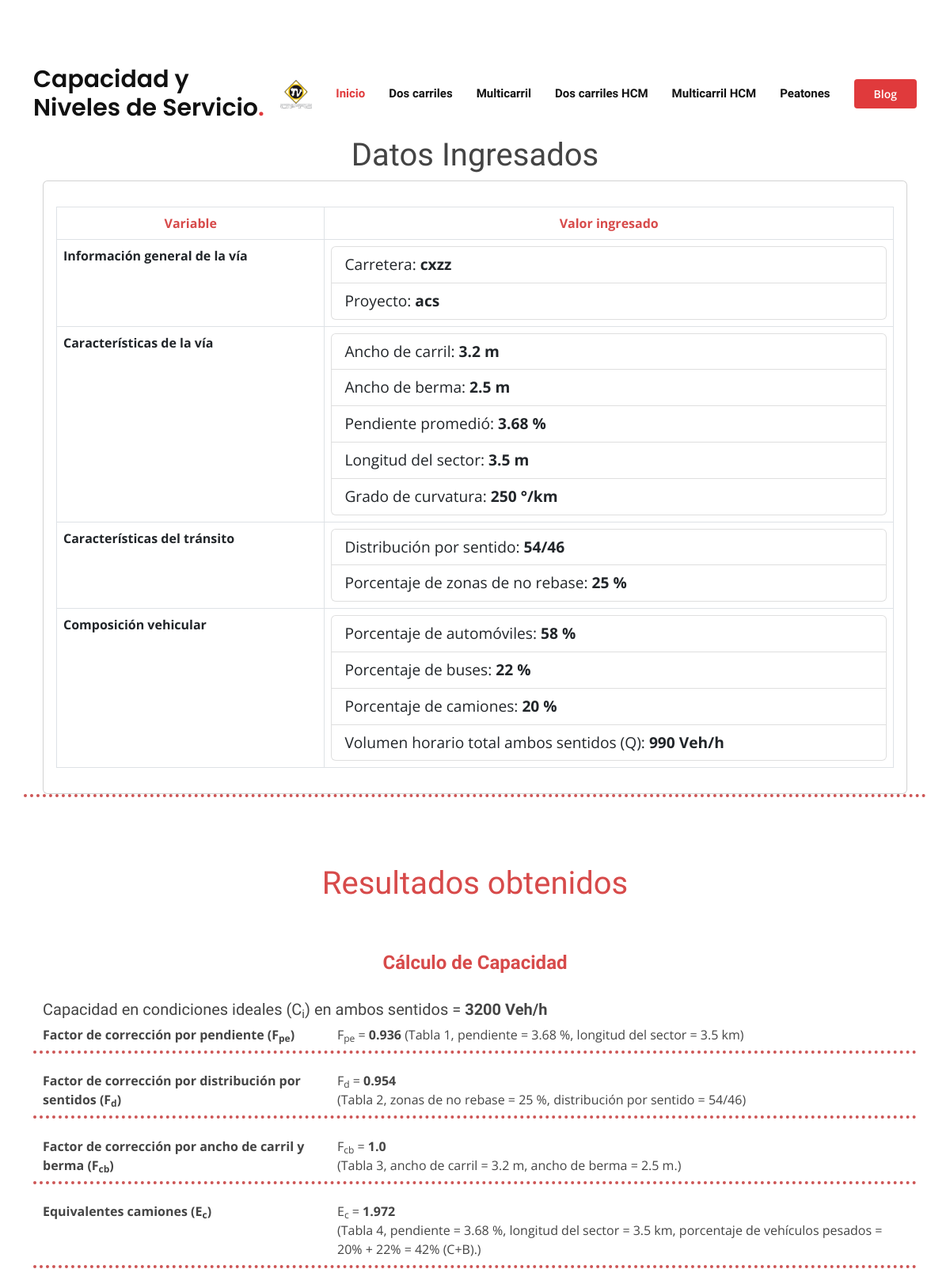
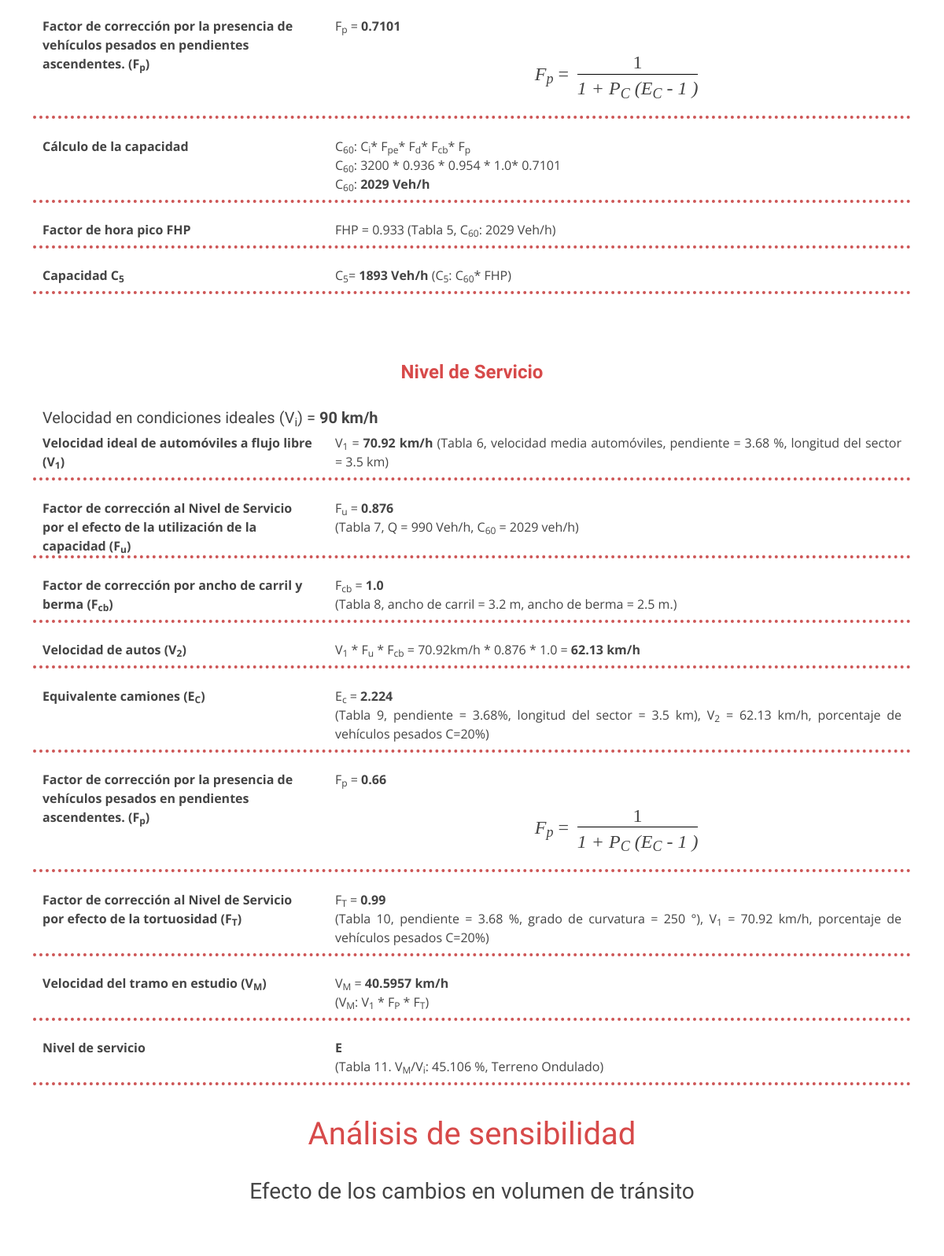
The page /resultado (upper part) on the database as committed earlier (2 pictures, top to bottom).
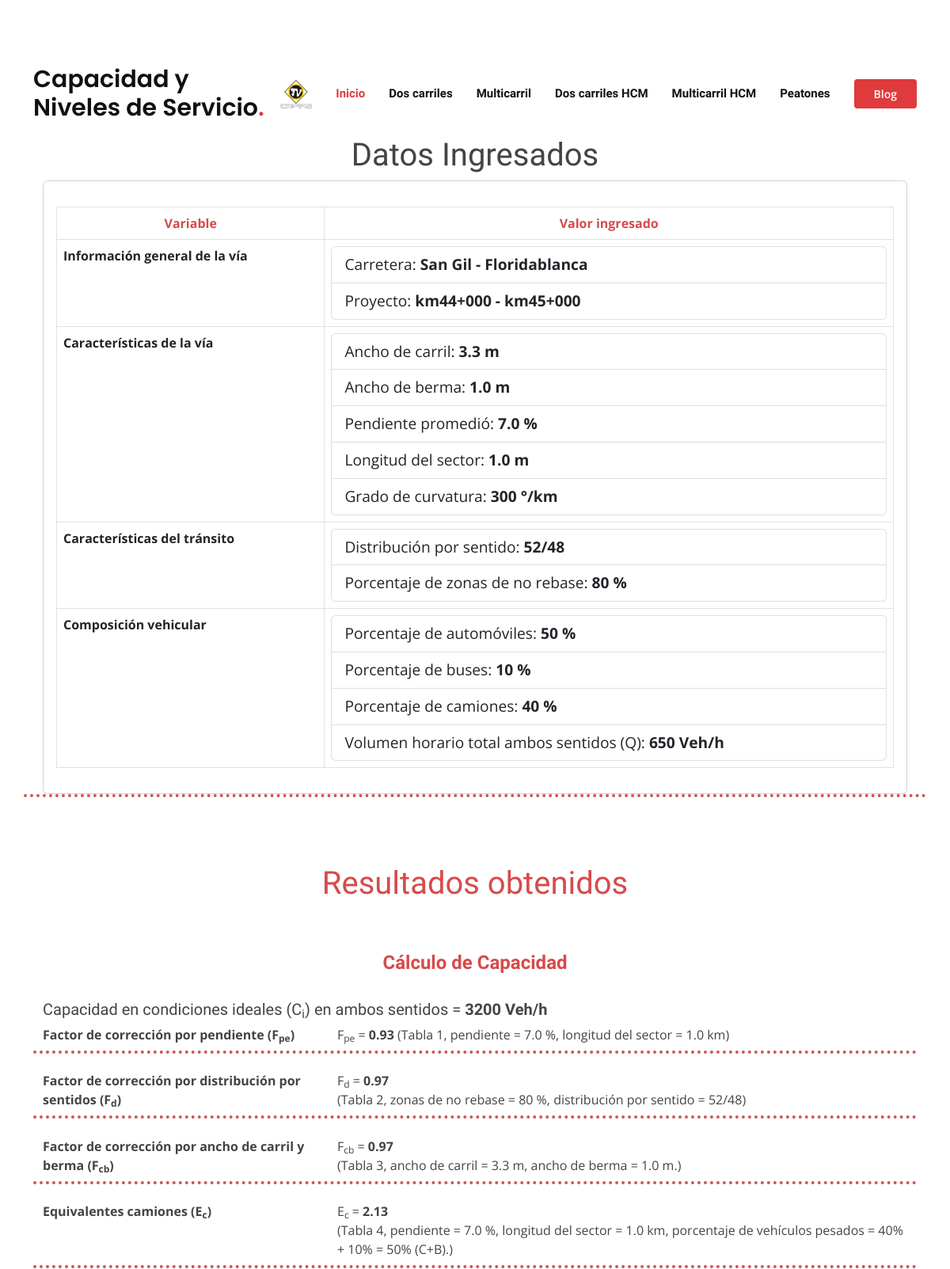
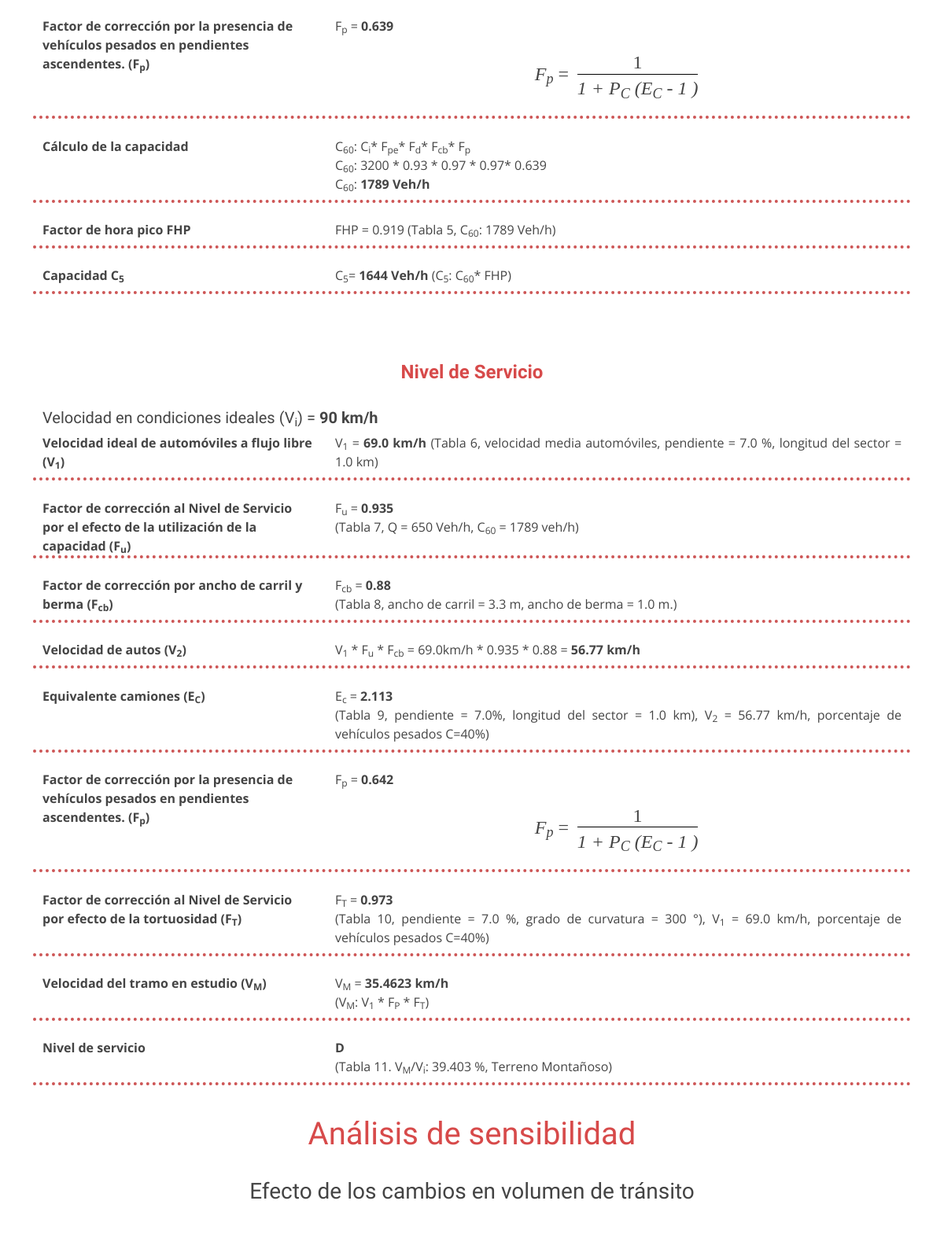
The same page on the database as committed later (2 pictures, top to bottom).
### main.py (models this page shows)
class Resultado(db.Model):
    id = db.Column(db.Integer, primary_key=True)
    Fpe = db.Column(db.Float, nullable=False)
    Fd = db.Column(db.Float, nullable=False)
    Fcb = db.Column(db.Float, nullable=False)
    Ec = db.Column(db.Float, nullable=False)
    Fp = db.Column(db.Float, nullable=False)
    cap_60 = db.Column(db.Integer, nullable=False)
    cap_5 = db.Column(db.Integer, nullable=False)
    FHP = db.Column(db.Float, nullable=False)
    v1 = db.Column(db.Float, nullable=False)
    Fu = db.Column(db.Float, nullable=False)
    Fcb1 = db.Column(db.Float, nullable=False)
    v2 = db.Column(db.Float, nullable=False)
    Ec_vel = db.Column(db.Float, nullable=False)
    Fp_vel = db.Column(db.Float, nullable=False)
    Ft = db.Column(db.Float, nullable=False)
    vM = db.Column(db.Float, nullable=False)
    Vi = db.Column(db.Integer, nullable=False)
    Final = db.Column(db.Integer, nullable=False)
    carretera = db.Column(db.String(200), nullable = False)
    proyecto = db.Column(db.String(200), nullable = False)
    a_carril = db.Column(db.Float, nullable=False)
    a_berma = db.Column(db.Float, nullable=False)
    p_promedio = db.Column(db.Float, nullable=False)
    l_sector = db.Column(db.Float, nullable=False)
    curvatura = db.Column(db.Integer, nullable=False)
    d_sentido = db.Column(db.Integer, nullable=False)
    d_sentido1 = db.Column(db.Integer, nullable=False)
    p_no_rebase = db.Column(db.Integer, nullable=False)
    p_automoviles = db.Column(db.Integer, nullable=False)
    p_buses = db.Column(db.Integer, nullable=False)
    p_camiones = db.Column(db.Integer, nullable=False)
    vol_cap = db.Column(db.Integer, nullable=False)
    terreno = db.Column(db.String(200), nullable = False)

### main.py (the view)
@app.route("/resultado", methods=["GET","POST"])
def resultado():
    id = len(db.session.query(Resultado).all())
    registro = Resultado.query.get(id)
    return render_template('resultados_2_carriles.html',datos=registro)

### templates/resultados_2_carriles.html (shortened to what this page needs)
<!DOCTYPE html>
<html lang="en">
<head>
  <link href="../static/assets/vendor/aos/aos.css" rel="stylesheet">
  <link href="../static/assets/vendor/bootstrap/css/bootstrap.min.css" rel="stylesheet">
  <link href="../static/assets/vendor/bootstrap-icons/bootstrap-icons.css" rel="stylesheet">
  <link href="../static/assets/vendor/boxicons/css/boxicons.min.css" rel="stylesheet">
  <link href="../static/assets/vendor/glightbox/css/glightbox.min.css" rel="stylesheet">
  <link href="../static/assets/vendor/remixicon/remixicon.css" rel="stylesheet">
  <link href="../static/assets/vendor/swiper/swiper-bundle.min.css" rel="stylesheet">
  <link href="../static/assets/css/style.css" rel="stylesheet">
</head>
<body>
  {% import "bootstrap/wtf.html" as wtf %}
  {% include "header.html" %}
    <br>
    <br>
    <section class="inner-page datos" style="background-color:white">
      <div class="container">
        <div class="row">
            <div class="col-lg-12 col-md-12 col-sm-12">
              <div class="container">
              <h1 style="text-align:center ;">Datos Ingresados</h1>
              <div class="card" >
                <div class="card-body">
                  <p class="card-text">
                    <table class="table table-bordered">
                      <thead class="thead-dark">
                        <tr>
                          <th scope="col" style="text-align:center;color:rgb(215, 74, 74) ;">Variable</th>
                          <th scope="col"style="text-align:center;color:rgb(215, 74, 74) ;">Valor ingresado</th>
                        </tr>
                      </thead>
                      <tbody>
                        <tr>
                          <th scope="row">Información general de la vía</th>
                          <td><ul class="list-group">
                            <li class="list-group-item">Carretera: <b>{{datos.carretera}}</b> </li>
                            <li class="list-group-item">Proyecto: <b>{{datos.proyecto}}</b></li>
                          </ul></td>
                        </tr>
                        <tr>
                          <th scope="row">Características de la vía</th>
                          <td><ul class="list-group">
                            <li class="list-group-item">Ancho de carril: <b>{{datos.a_carril}} m</b></li>
                            <li class="list-group-item">Ancho de berma: <b>{{datos.a_berma}} m</b> </li>
                            <li class="list-group-item">Pendiente promedió: <b>{{datos.p_promedio}} %</b> </li>
                            <li class="list-group-item">Longitud del sector: <b>{{datos.l_sector}} m</b></li>
                            <li class="list-group-item">Grado de curvatura: <b>{{datos.curvatura}} °/km</b></li>
                          </ul></td>
                        </tr>
                        <tr>
                          <th scope="row">Características del tránsito</th>
                          <td><ul class="list-group">
                            <li class="list-group-item">Distribución por sentido: <b>{{datos.d_sentido}}/{{datos.d_sentido1}}</b></li>
                            <li class="list-group-item">Porcentaje de zonas de no rebase: <b>{{datos.p_no_rebase}} %</b> </li>
                          </ul></td>
                        </tr>
                        <tr>
                          <th scope="row">Composición vehicular</th>
                          <td><ul class="list-group">
                            <li class="list-group-item">Porcentaje de automóviles: <b>{{datos.p_automoviles}} %</b></li>
                            <li class="list-group-item">Porcentaje de buses: <b>{{datos.p_buses}} %</b> </li>
                            <li class="list-group-item">Porcentaje de camiones: <b>{{datos.p_camiones}} %</b> </li>
                            <li class="list-group-item">Volumen horario total ambos sentidos (Q): <b>{{datos.vol_cap}} Veh/h</b> </li>
                          </ul></td>
                        </tr>
                      </tbody>
                    </table>
                  </p>
                </div>
              </div>
            </div>
          </div>
            <br>
            <br>
            <hr>
    </section>
    <section id="resultados" class="datos">
      <div class="container">
        <div class="row">
          <div class="col-lg-12 col-md-12 col-sm-12">
            <h1 class="subtitulos pasos">Resultados obtenidos</h1>
            <div class="container">
            <h4 class="pasos"><b>Cálculo de Capacidad</b></h4>
            <h5 class="text-general">Capacidad en condiciones ideales (C<sub>i</sub>) en ambos sentidos = <b>3200 Veh/h</b></h5><brZ
            <dl class="row">
              <dt class="col-sm-4">Factor de corrección por pendiente (F<sub>pe</sub>)</dt>
              <dd class="col-sm-8">F<sub>pe</sub> = <b>{{datos.Fpe}}</b>   (Tabla 1, pendiente = {{datos.p_promedio}} %, longitud del sector = {{datos.l_sector}} km)</dd>
              <hr>
              <dt class="col-sm-4">Factor de corrección por distribución por sentidos (F<sub>d</sub>)</dt>
              <dd class="col-sm-8">F<sub>d</sub> = <b>{{datos.Fd}}</b><br>(Tabla 2, zonas de no rebase = {{datos.p_no_rebase}} %, distribución por sentido = {{datos.d_sentido}}/{{datos.d_sentido1}})</dd>
              <hr>
              <dt class="col-sm-4">Factor de corrección por ancho de carril y berma (F<sub>cb</sub>)</dt>
              <dd class="col-sm-8">F<sub>cb</sub> = <b>{{datos.Fcb}}</b><br>(Tabla 3, ancho de carril = {{datos.a_carril}} m, ancho de berma = {{datos.a_berma}} m.)</dd>
              <hr>
              <dt class="col-sm-4">Equivalentes camiones (E<sub>c</sub>)</dt>
              <dd class="col-sm-8">E<sub>c</sub> = <b>{{datos.Ec}}</b><br>(Tabla 4, pendiente = {{datos.p_promedio}} %, longitud del sector = {{datos.l_sector}} km, porcentaje de vehículos pesados = {{datos.p_camiones}}% + {{datos.p_buses}}%  = {{datos.p_camiones + datos.p_buses}}% (C+B).)</dd>
              <hr>
              <dt class="col-sm-4">Factor de corrección por la presencia de vehículos pesados en pendientes ascendentes. (F<sub>p</sub>)</dt>
              <dd class="col-sm-8">F<sub>p</sub> = <b>{{datos.Fp}}</b> <br>
                <h4 class="formulas">
                  <div class="eq-c">
                    <i>F<sub>p</sub></i> =
                    <div class="fraction">
                      <span class="fup">1</span>
                    <span class="fdn"><i>1 + P<sub>C</sub> (E<sub>C</sub> - 1 )</i></span>
                    </div>
                  </div>
                </h4></dd>
              <hr>
              <dt class="col-sm-4">Cálculo de la capacidad</dt>
              <dd class="col-sm-8">C<sub>60</sub>: C<sub>i</sub>* F<sub>pe</sub>* F<sub>d</sub>* F<sub>cb</sub>* F<sub>p</sub> <br>
                C<sub>60</sub>: 3200 * {{datos.Fpe}} * {{datos.Fd}} * {{datos.Fcb}}* {{datos.Fp}}<br>
                C<sub>60</sub>:  <b>{{datos.cap_60}} Veh/h</b></dd>
              <hr>
              <dt class="col-sm-4">Factor de hora pico FHP</dt>
              <dd class="col-sm-8 text-general">FHP = {{datos.FHP}} (Tabla 5, C<sub>60</sub>: {{datos.cap_60}} Veh/h)<br></dd>
              <hr>
              <dt class="col-sm-4">Capacidad C<sub>5</sub></dt>
              <dd class="col-sm-8 text-general">C<sub>5</sub>= <b>{{datos.cap_5}} Veh/h</b> (C<sub>5</sub>: C<sub>60</sub>* FHP)</dd>
              <hr>
            </div>
          </div>
          <div class="col-lg-12 col-md-12 col-sm-12">
            <div class="container">
            <h4 class="pasos"><b>Nivel de Servicio</b></h4>
            <h5 class="text-general">Velocidad en condiciones ideales (V<sub>i</sub>)  = <b>90 km/h</b></h5>
            <dl class="row">
              <dt class="col-sm-4">Velocidad ideal de automóviles a flujo libre (V<sub>1</sub>)</dt>
              <dd class="col-sm-8 text-general">V<sub>1</sub> = <b>{{datos.v1}} km/h</b>   (Tabla 6,  velocidad media automóviles, pendiente = {{datos.p_promedio}} %, longitud del sector = {{datos.l_sector}} km)</dd>
              <hr>
              <dt class="col-sm-4">Factor de corrección al Nivel de Servicio por el efecto de la utilización de la capacidad (F<sub>u</sub>)</dt>
              <dd class="col-sm-8 text-general">F<sub>u</sub> = <b>{{datos.Fu}}</b><br>(Tabla 7, Q = {{datos.vol_cap}} Veh/h, C<sub>60</sub> = {{datos.cap_60}} veh/h)</dd>
              <hr>
              <dt class="col-sm-4">Factor de corrección por ancho de carril y berma (F<sub>cb</sub>)</dt>
              <dd class="col-sm-8 text-general">F<sub>cb</sub> = <b>{{datos.Fcb1}}</b><br>(Tabla 8, ancho de carril = {{datos.a_carril}} m, ancho de berma = {{datos.a_berma}} m.)</dd>
              <hr>
              <dt class="col-sm-4">Velocidad de autos (V<sub>2</sub>)</dt>
              <dd class="col-sm-8 text-general"> V<sub>1</sub> * F<sub>u</sub> * F<sub>cb</sub> = {{datos.v1}}km/h * {{datos.Fu}} * {{datos.Fcb1}} = <b>{{datos.v2}} km/h</b></dd>
              <hr>
              <dt class="col-sm-4">Equivalente camiones (E<sub>C</sub>)</dt>
              <dd class="col-sm-8 text-general">E<sub>c</sub> = <b>{{datos.Ec_vel}}</b> <br>(Tabla 9, pendiente = {{datos.p_promedio}}%, longitud del sector = {{datos.l_sector}} km), V<sub>2</sub> = {{datos.v2}} km/h, porcentaje de vehículos pesados C={{datos.p_camiones}}%)</dd>
              <hr>
              <dt class="col-sm-4">Factor de corrección por la presencia de vehículos pesados en pendientes ascendentes. (F<sub>p</sub>)</dt>
              <dd class="col-sm-8">F<sub>p</sub> = <b>{{datos.Fp_vel}}</b> <br> <h4 class="formulas">
                  <div class="eq-c">
                    <i>F<sub>p</sub></i> =
                    <div class="fraction">
                      <span class="fup">1</span>
                    <span class="fdn"><i>1 + P<sub>C</sub> (E<sub>C</sub> - 1 )</i></span>
                    </div>
                  </div>
                </h4></dd>
              <hr>
              <dt class="col-sm-4">Factor de corrección al Nivel de Servicio por efecto de la tortuosidad (F<sub>T</sub>)</dt>
              <dd class="col-sm-8 text-general">F<sub>T</sub> = <b>{{datos.Ft}}</b> <br>(Tabla 10, pendiente = {{datos.p_promedio}} %, grado de curvatura = {{datos.curvatura}} °), V<sub>1</sub> = {{datos.v1}} km/h, porcentaje de vehículos pesados C={{datos.p_camiones}}%)</dd>
              <hr>
              <dt class="col-sm-4">Velocidad del tramo en estudio (V<sub>M</sub>)</dt>
              <dd class="col-sm-8 text-general">V<sub>M</sub> = <b>{{datos.vM}} km/h</b> <br>(V<sub>M</sub>: V<sub>1</sub> * F<sub>P</sub> * F<sub>T</sub>)</dd>
              <hr>
              <dt class="col-sm-4">Nivel de servicio</dt>
              <dd class="col-sm-8 text-general"><b>{{datos.Final}}</b><br>(Tabla 11. V<sub>M</sub>/V<sub>i</sub>: {{datos.Vi}} %, {{datos.terreno}})</dd>
              <hr>
            </dl>
            </div>
          </div>
        </div>
        <h1 class="subtitulos pasos">Análisis de sensibilidad</h1>
        <div class="row">
          <h3 class="subtitulos">Efecto de los cambios en volumen de tránsito</h3>
          <div class="col-lg-12">
            <div class="container" style="text-align: center;">
            </div>
          </div>
        </div>
      </div>
    </section>
  {% include "footer.html" %}
</body>
</html>

### templates/header.html (shortened to what this page needs)
  <header id="header" class="fixed-top d-flex align-items-center">
    <div class="container d-flex align-items-center">
      <h1 class="logo me-auto"><a href="{{url_for('home')}}">Capacidad y Niveles de Servicio<span>.</span></a></h1>
      <a href="{{url_for('home')}}" class="logo me-auto"><img src="../static/assets/img/logo.png" alt=""></a>
      <nav id="navbar" class="navbar order-last order-lg-0">
        <ul>
          <li><a class="nav-link scrollto active" href="{{url_for('home')}}">Inicio</a></li>
          <li><a class="nav-link scrollto" href="{{url_for('dosCarriles')}}">Dos carriles</a></li>
          <li><a class="nav-link scrollto" href="{{url_for('multicarril')}}">Multicarril</a></li>
          <li><a class="nav-link scrollto" href="{{url_for('hcm_function')}}">Dos carriles HCM</a></li>
          <li><a class="nav-link scrollto" href="{{url_for('hcmMultilane')}}">Multicarril HCM</a></li>
          <li><a class="nav-link scrollto" href="{{url_for('peatones')}}">Peatones</a></li>
        </ul>
      </nav>
      <a href="{{url_for('blog')}}" class="get-started-btn scrollto">Blog</a>
    </div>
    <br>
    <br>
    <br>
    <br>
  </header>

### templates/footer.html (shortened to what this page needs)
</body>
</html>

Rows that differ between the two databases and show on the page:
no longer on this page (row unchanged): Resultado: carretera "cxzz", proyecto "acs", a_carril "3.2", a_berma "2.5", p_promedio "3.68", l_sector "3.5", curvatura "250", d_sentido "54", d_sentido1 "46", p_no_rebase "25", p_automoviles "58", p_buses "22", p_camiones "20", vol_cap "990", Fpe "0.936", Fd "0.954", Fcb "1.0", Ec "1.972", datos.p_camiones+datos.p_buses "42", Fp "0.7101", cap_60 "2029", FHP "0.933", cap_5 "1893", v1 "70.92", Fu "0.876", Fcb1 "1.0", v2 "62.13", Ec_vel "2.224", Fp_vel "0.66", Ft "0.99", vM "40.5957", Final "E", Vi "45.106", terreno "Terreno Ondulado"
added Resultado: carretera "San Gil - Floridablanca", proyecto "km44+000 - km45+000", a_carril "3.3", a_berma "1.0", p_promedio "7.0", l_sector "1.0", curvatura "300", d_sentido "52", d_sentido1 "48", p_no_rebase "80", p_automoviles "50", p_buses "10", p_camiones "40", vol_cap "650", Fpe "0.93", Fd "0.97", Fcb "0.97", Ec "2.13", datos.p_camiones+datos.p_buses "50", Fp "0.639", cap_60 "1789", FHP "0.919", cap_5 "1644", v1 "69.0", Fu "0.935", Fcb1 "0.88", v2 "56.77", Ec_vel "2.113", Fp_vel "0.642", Ft "0.973", vM "35.4623", Final "D", Vi "39.403", terreno "Terreno Montañoso"
